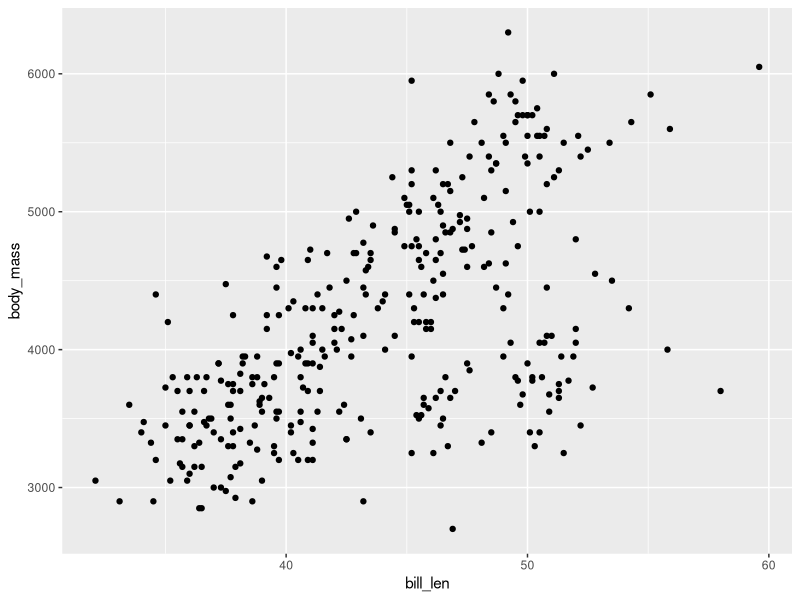

Generate this figure with R:

# ============================================================================== #
# 1. PROJECT SETUP: WHAT renv CREATES ----
# ============================================================================== #

# When renv is initialized via renv::init(), it creates project files such as:
#
# .Rprofile
# project.Rproj
# renv.lock
# renv/
#   activate.R
#   settings.json
#
# The renv/library/ contains packages installed locally for the project
# It should not be committed to GitHub (i.e. you can include it in .gitignore)

# Run renv::init just once in the console when first setting up the project

# ============================================================================== #
# 2. WHAT A COLLABORATOR DOES AFTER CLONING / PULLING ----
# ============================================================================== #

# A collaborator:
#   1. Clones or pulls the repository from GitHub
#   2. Opens the .Rproj file
#   3. Restores the package environment from renv.lock with renv::restore()

# Optional check in the console before running renv::restore():
# renv::status()

# restore() reads renv.lock and installs the recorded package versions
# into the collaborator's local project library.

# After restoring, restart R and run the analysis.
# If this file is saved as R/analysis.R:
# source("R/analysis.R")


# ============================================================================== #
# 3. WHAT BELONGS IN YOUR SCRIPT ----
# ============================================================================== #

# Notice that our script does not run renv::init(), renv::restore(),
# renv::snapshot(), or install.packages() as code

# If we still want to tell a collaborator to use renv::restore() prior to running 
# the script, we can just include it in a comment (and not as a line of code)

data <- tibble::tibble(
  site = c("A", "B", "C"),
  value = c(4, 7, 5)
)

summary_data <- data |>
  dplyr::summarise(
    mean_value = mean(value)
  )

print(summary_data)

# ============================================================================== #
# 3. ADDING PACKAGES AND RECORDING THE ENVIRONMENT ----
# ============================================================================== #

# During your edits to a script, let's say you add a package to it: 

ggplot2::ggplot(data = penguins) + 
  ggplot2::geom_point(mapping = ggplot2::aes(x = bill_len, y = body_mass))

# Run renv::install("ggplot2") in the console

# After adding packages, run:
# renv::snapshot()

# renv::snapshot() records the current package versions in renv.lock

# You can then check that they've been recorded to renv.lock by looking directly
# in the lockfile or by running renv::status()


# ============================================================================== #
# 4. TROUBLESHOOTING A FAILED renv::restore() ----
# ============================================================================== #

# renv reproduces R package versions, but it does not fully reproduce:
#   - the R version
#   - the operating system
#   - compilers
#   - system libraries

# so there can sometimes be incompatibilities that we have to troubleshoot...

# If renv::restore() fails:
#
#   1. Check the first package error
#   2. Check the R version
#   3. Check for package/system dependency problems
#   4. Don't immediately run renv::snapshot() (this will change the lockfile)

# Useful Console checks:
# R.version.string -- shows your R version
# renv::status() -- tells you about issues & inconsistencies in the project

# ============================================================================== #
# 5. FOUR COMMANDS TO REMEMBER ---- 
# ============================================================================== #

# Project creator - just once (this was likely already done by your group postdoc or TA)
# renv::init()

# After intentionally changing package dependencies:
# renv::snapshot()

# Collaborator -- after cloning or pulling a changed renv.lock file:
# renv::restore()

# Anyone -- check the current state:
# renv::status()


# ============================================================================== #
# 8. RECOMMENDED TEAM WORKFLOW ----
# ============================================================================== #

# Project creator:
# initialize -> work -> snapshot -> commit
#
# Collaborator:
# pull/clone -> restore -> work
#
# Everyone:
# only snapshot when intentionally changing the shared environment
